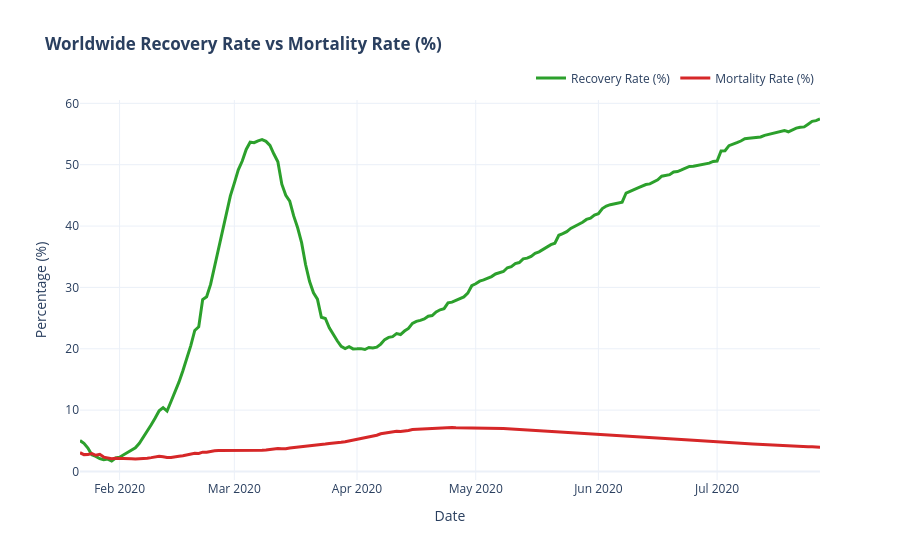

Notebook code for this chart:
### Markdown cell above
### 4.3. Interactive Plot: Worldwide Recovery Rate vs Mortality Rate (%)
Tracking how healthcare recovery improved and mortality rate evolved across the pandemic.

### Code cell
fig_rates = go.Figure()
fig_rates.add_trace(go.Scatter(x=world_df['Date'], y=world_df['Recovery_Rate_%'], mode='lines', name='Recovery Rate (%)', line=dict(color='#2ca02c', width=3)))
fig_rates.add_trace(go.Scatter(x=world_df['Date'], y=world_df['Mortality_Rate_%'], mode='lines', name='Mortality Rate (%)', line=dict(color='#d62728', width=3)))

fig_rates.update_layout(
    title='<b>Worldwide Recovery Rate vs Mortality Rate (%)</b>',
    xaxis_title='Date',
    yaxis_title='Percentage (%)',
    template='plotly_white',
    hovermode='x unified',
    legend=dict(orientation='h', yanchor='bottom', y=1.02, xanchor='right', x=1)
)
fig_rates.show()

### Figure 1 — Plotly figure (JSON) as saved in the notebook; plotly's stock layout.template omitted (floating-point values rounded to 4 significant figures; data arrays with more than 128 entries replaced by an {"elided": "..."} marker saying what was removed)
{"data": [{"line": {"color": "#2ca02c", "width": 3}, "mode": "lines", "name": "Recovery Rate (%)", "type": "scatter", "x": {"elided": "188 str values"}, "y": {"elided": "188 float values"}}, {"line": {"color": "#d62728", "width": 3}, "mode": "lines", "name": "Mortality Rate (%)", "type": "scatter", "x": {"elided": "188 str values"}, "y": {"elided": "188 float values"}}], "layout": {"hovermode": "x unified", "legend": {"orientation": "h", "x": 1, "xanchor": "right", "y": 1.02, "yanchor": "bottom"}, "title": {"text": "<b>Worldwide Recovery Rate vs Mortality Rate (%)</b>"}, "xaxis": {"title": {"text": "Date"}}, "yaxis": {"title": {"text": "Percentage (%)"}}}}
